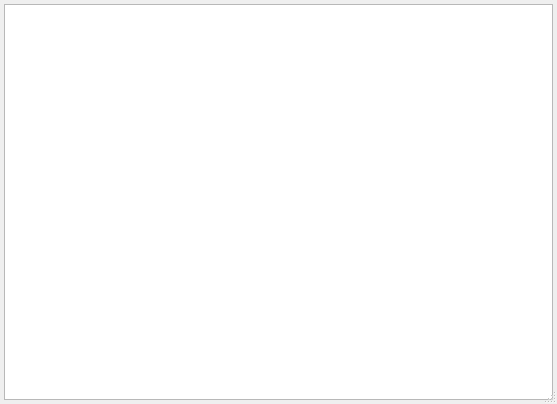
<?xml version="1.0" encoding="UTF-8"?>
<ui version="4.0">
 <author>rncbc aka Rui Nuno Capela</author>
 <comment>JACK Audio Connection Kit - Qt GUI Interface.

   Copyright (C) 2003-2013, rncbc aka Rui Nuno Capela. All rights reserved.

   This program is free software; you can redistribute it and/or
   modify it under the terms of the GNU General Public License
   as published by the Free Software Foundation; either version 2
   of the License, or (at your option) any later version.

   This program is distributed in the hope that it will be useful,
   but WITHOUT ANY WARRANTY; without even the implied warranty of
   MERCHANTABILITY or FITNESS FOR A PARTICULAR PURPOSE.  See the
   GNU General Public License for more details.

   You should have received a copy of the GNU General Public License along
   with this program; if not, write to the Free Software Foundation, Inc.,
   51 Franklin Street, Fifth Floor, Boston, MA 02110-1301 USA.

 </comment>
 <class>AboutDialog</class>
 <widget class="QDialog" name="AboutDialog">
  <property name="geometry">
   <rect>
    <x>0</x>
    <y>0</y>
    <width>557</width>
    <height>404</height>
   </rect>
  </property>
  <property name="font">
   <font/>
  </property>
  <property name="windowTitle">
   <string>About JACK Control</string>
  </property>
  <property name="windowIcon">
   <iconset resource="qjackctl.qrc">
    <normaloff>:/images/about1.png</normaloff>:/images/about1.png</iconset>
  </property>
  <property name="sizeGripEnabled">
   <bool>true</bool>
  </property>
  <layout class="QGridLayout">
   <property name="leftMargin">
    <number>4</number>
   </property>
   <property name="topMargin">
    <number>4</number>
   </property>
   <property name="rightMargin">
    <number>4</number>
   </property>
   <property name="bottomMargin">
    <number>4</number>
   </property>
   <property name="spacing">
    <number>4</number>
   </property>
   <item row="0" column="0" rowspan="2" colspan="2">
    <widget class="QTextBrowser" name="AboutTextView">
     <property name="lineWidth">
      <number>1</number>
     </property>
     <property name="undoRedoEnabled">
      <bool>false</bool>
     </property>
     <property name="readOnly">
      <bool>true</bool>
     </property>
     <property name="openExternalLinks">
      <bool>true</bool>
     </property>
    </widget>
   </item>
  </layout>
 </widget>
 <layoutdefault spacing="4" margin="4"/>
 <tabstops>
  <tabstop>AboutTextView</tabstop>
 </tabstops>
 <resources>
  <include location="qjackctl.qrc"/>
 </resources>
 <connections/>
</ui>
